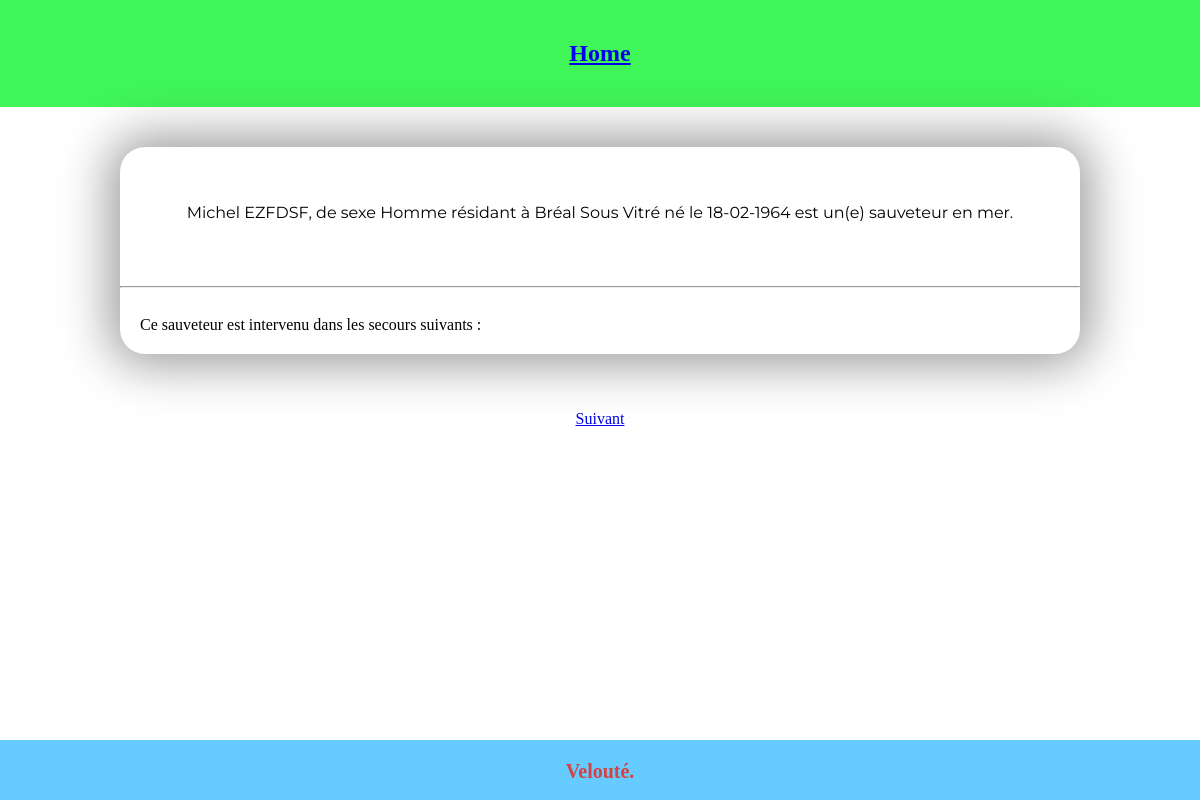
Screenshot of /sauveteurs.php?id=1 with the database file from the repository.
### tables this page shows
CREATE TABLE SAUVETEUR(
   Id_Sauv INT AUTO_INCREMENT,
   Nom_Sauv VARCHAR(50) NOT NULL,
   Prenom_Sauv VARCHAR(50) NOT NULL,
   Ville_Sauv VARCHAR(50),
   Date_Naissance_Sauv VARCHAR(25),
   Sexe_Sauv VARCHAR(1),
   Id_User INT NOT NULL,
   PRIMARY KEY(Id_Sauv),
   FOREIGN KEY(Id_User) REFERENCES UTILISATEUR(Id_User)
);

### src/sauveteurs.php (the view, shortened to what this page needs)
<?php
    $Sauv = array();
    if($_GET){
        $id = htmlspecialchars($_GET['id'], ENT_QUOTES);
        if($id > 0){
            $dbh = new PDO('mysql:host=mysql-generationterrible.alwaysdata.net;dbname=generationterrible_ndi', '251169_gt', '${{ secrets.SuperSecret }}', array(
                PDO::ATTR_PERSISTENT => true
            ));
            $sql = $dbh->prepare("SELECT * FROM SAUVETEUR WHERE Id_Sauv=".$id);
            $sql->execute();
            $Sauv = $sql->fetch(PDO::FETCH_ASSOC);
        } else {
            echo 'pas de bateau';
        }
    } else {
        echo 'pas de bateau';
    }
?>
<!DOCTYPE html>
<html lang="en">
<head>
    <link href="style.css" rel="stylesheet" type="text/css">
</head>
<body>
    <header>
        <nav>
            <h1><a href="index.php">Home</a></h1>
        </nav>
    </header>
    <div class="card">
        <div class="content">
            <p> <? echo $Sauv['Prenom_Sauv']; ?> <? echo $Sauv['Nom_Sauv']; ?>, de sexe <?php if($Sauv['Sexe_Sauv'] == 'H') { echo 'Homme'; } else { echo 'Femme'; }?> résidant à <? echo $Sauv['Ville_Sauv']; ?> né le <?php echo $Sauv['Date_Naissance_Sauv']; ?> est un(e) sauveteur en mer.</p>
        </div>
        <hr>
        <div class="badge">
        <?php
        echo "Ce sauveteur est intervenu dans les secours suivants : ";
        ?>
        </div>
    </div>
    <p style="text-align: center">
        <a href="sauveteurs.php?id=<?php echo ($id+1); ?>">Suivant</a>
    </p>
    <footer>
        <p>Velouté.</p>
    </footer>
</body>
</html>

### src/style.css (style rules this page uses)
body { width: 100%; margin: 0; padding: 0; box-sizing: border-box; min-height: 100vh; display: flex; flex-direction: column; }
.card { width: 80%; background: #ffffff; box-shadow: 0px 0px 50px 10px rgb(0,0,0,0.4); margin: auto; margin-top: 40px; border-radius: 25px; margin-bottom: 40px; }
.content { padding: 40px; }
.content p { font-family: 'Montserrat', sans-serif; text-align: center; }
.badge { padding: 20px; }
footer { width:100%; height:60px; background:#6cf; text-align: center; color: #d34343; font-size: 20px; font-weight: 700; margin-top: auto; }
header { padding: 20px; background: rgb(64, 245, 88); text-align: center; cursor: pointer; }

### rows the page displays
sauveteur: Prenom_Sauv "Michel", Nom_Sauv "EZFDSF", Ville_Sauv "Bréal Sous Vitré", Date_Naissance_Sauv "18-02-1964"
